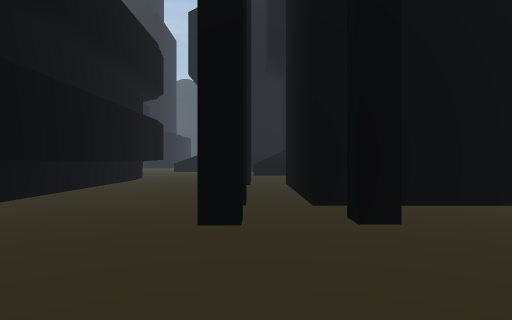
view 1 (above)

21 first-person views from a walk through a 3-D level made in the Godot game engine. The camera is 1.5 m above the floor, looks level and sees 75° across. The floor is counted in squares, 2 m on a side. Each view is taken from the middle of a square. On the plan, view 1 faces up. The plan holds only what a view shows up to about 11 squares ahead; the rest is blank. The place goes on beyond the plan.

view 2
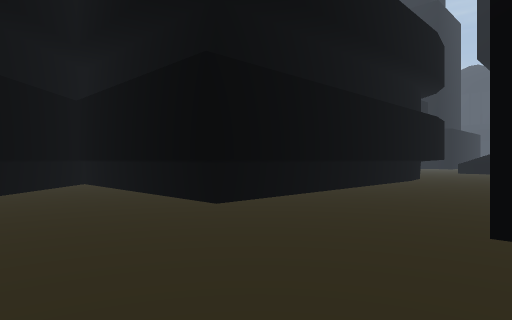

view 3
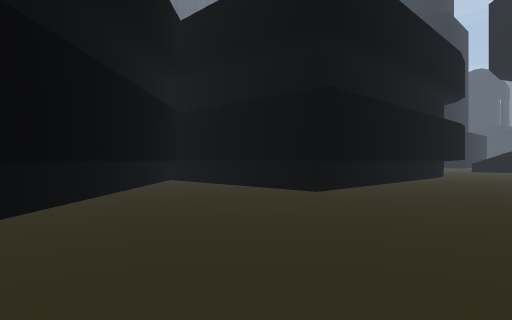

view 4
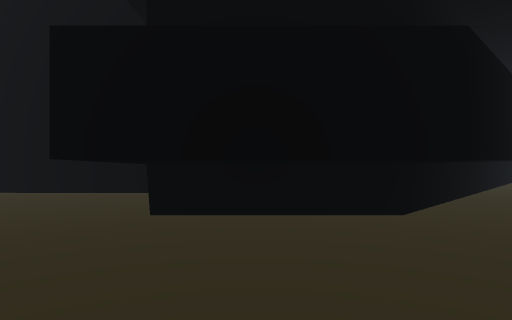

view 5
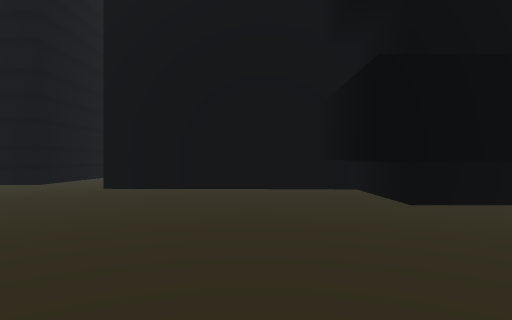

view 6
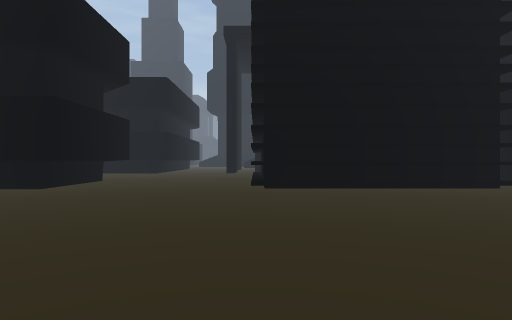

view 7
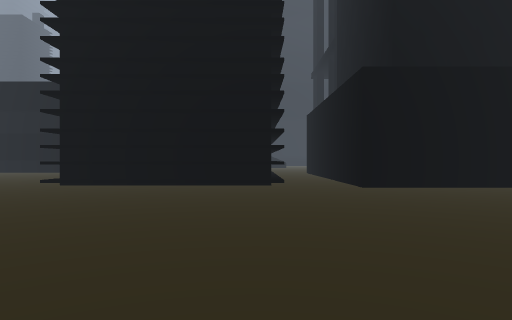

view 8
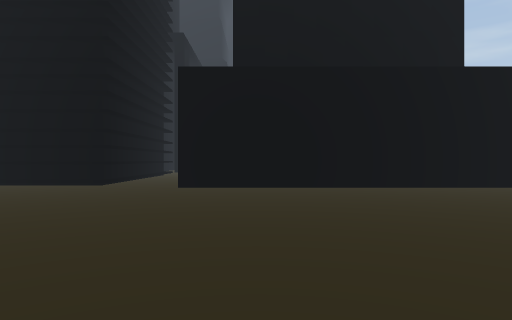

view 9
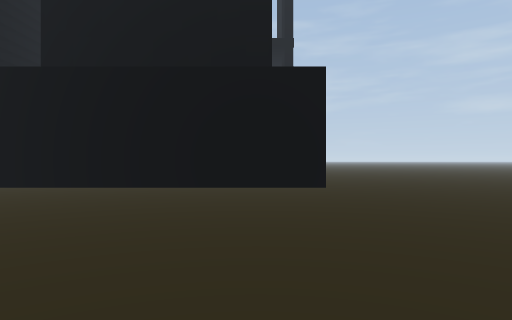

view 10
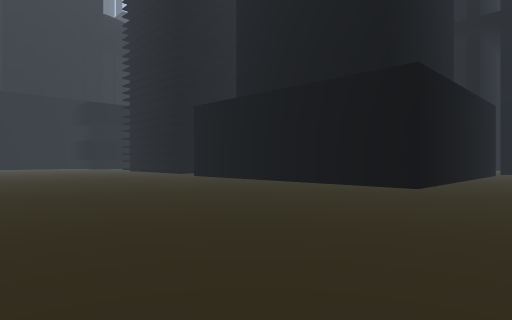

view 11
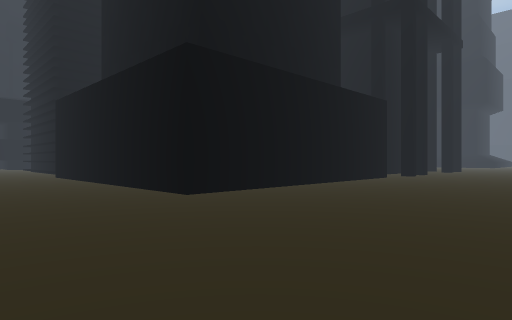

view 12
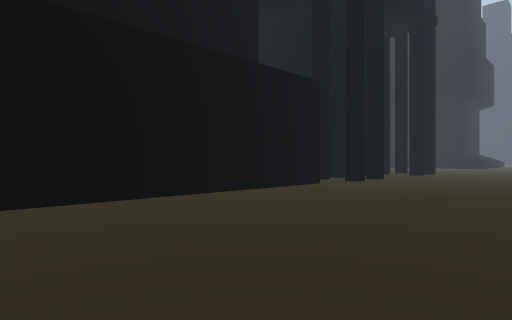

view 13
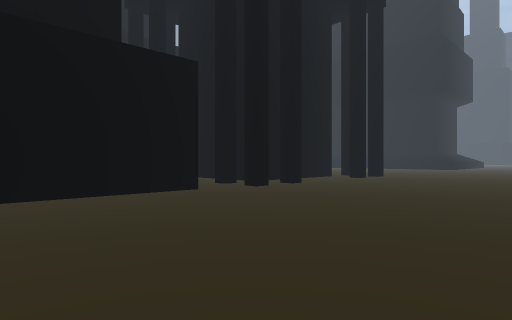

view 14
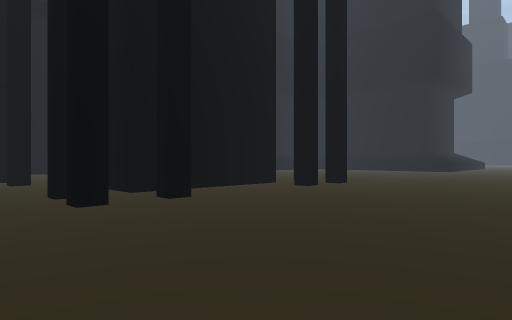

view 15
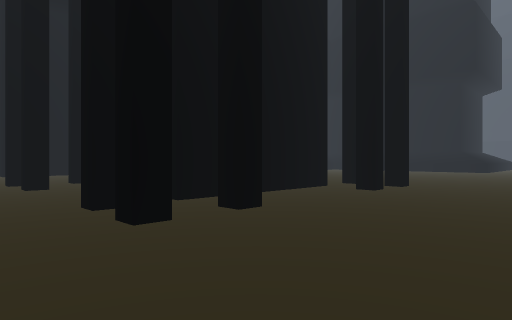

view 16
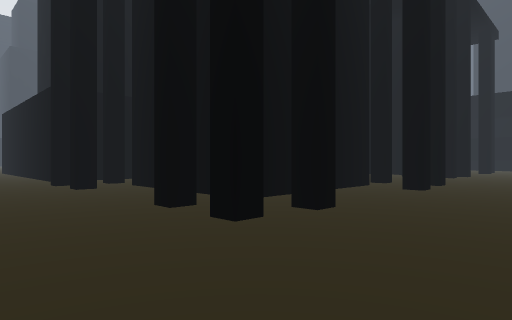

view 17
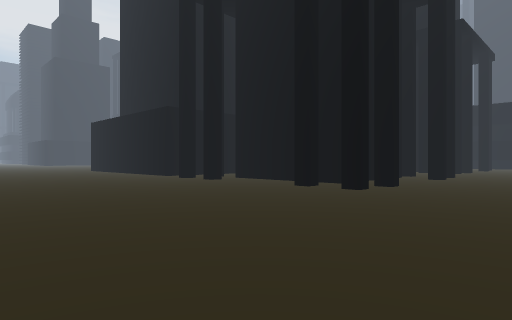

view 18
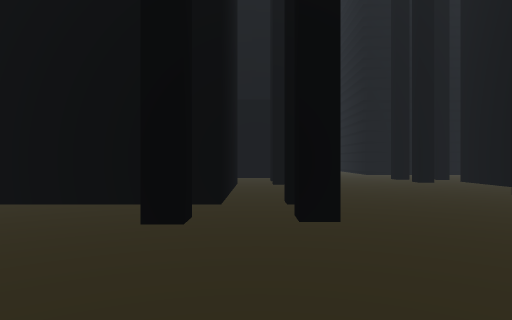

view 19
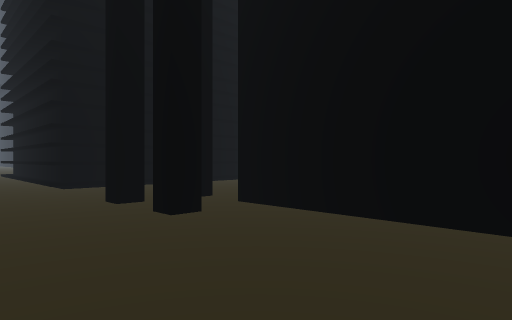

view 20
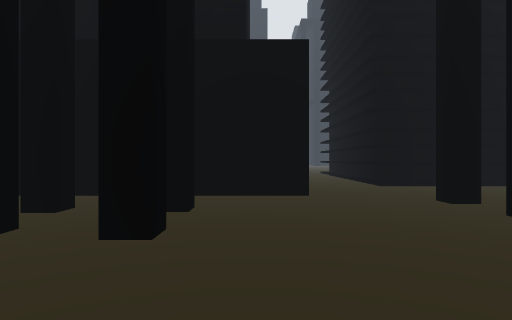

view 21
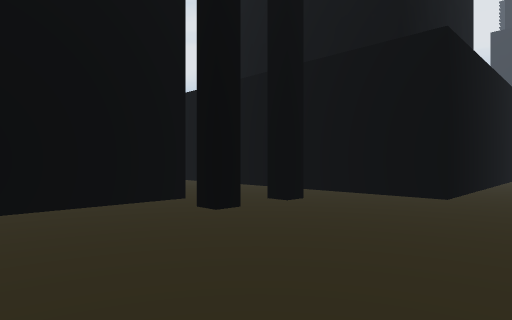

### Floor plan
Points are (right, up) in squares from view 1. A wall is a line through its corners. A room is listed if a view was taken in it or the views show most of it. See-through windows are left out.
Room 1 (views 1, 2, 3, 4, 5, 6, 7, 8, 9, 10, 11, 12, 13, 14, 15, 16, 17, 18, 19, 20, 21)
walls: (5.8, 0.5) (7.4, 0.5) (7.4, -3); (7.8, -5) (7.8, -6.5) (0.9, -6.5); (7.4, -5) (7.4, -6.2) (1.1, -6.2); (4, 0.8) (7.8, 0.8) (7.8, -3.4); (3.8, 0.5) (4.6, 0.5); (12, 4.6) (12, 5.2) (12.5, 5.2) (12.5, 4.6); (13.8, 4.7) (13.8, 5.2) (14.3, 5.2) (14.3, 4.7) (13.8, 4.7); (12, 6.4) (12, 6.9) (12.5, 6.9) (12.5, 6.4) (12, 6.4); (4.2, 5.5) (0.9, 5.5) (0.9, 10.5); (13.6, 6.2) (13.6, 11.4) (18.6, 11.4) (18.6, 6.4) (17.2, 6.4); (5.9, 8.2) (5.9, 5.4); (19.9, 3.1) (19.9, -7) (9.9, -7) (9.9, 3) (16, 3); (19.9, 5.2) (20.3, 5.2) (20.3, 4.7) (19.8, 4.7); (12, 11.4) (12.5, 11.4) (12.5, 10.9); (-3.7, -4) (-3.7, -7.3) (-7.5, -7.3); (19.8, 6.9) (20.3, 6.9) (20.3, 6.4) (19.8, 6.4); (11.9, 13) (12.5, 13); (13.8, 13.1) (14.3, 13.1) (14.3, 12.6); (19.8, 11.4) (20.3, 11.4) (20.3, 10.9) (19.8, 10.9); (19.8, 13) (20.3, 13) (20.3, 12.5) (19.8, 12.5); (-3.7, 11.9) (-3.7, 2.7) (-9.1, 2.7) (-3.7, -2.6); (-4.5, 11.1) (-4.5, 3.5) (-10, 3.5); (-10, 2.5) (-4.5, -3) (-4.5, -6.5) (-7.5, -6.5) (-7.7, -13.1); (-10, -15.1) (-8.4, -15.1) (-8.5, -16.3); (-10.1, -15.5) (-9, -15.5) (-9, -16.5)

Positions as (right, up) in squares from view 1, and headings:
1: (0, 0), facing up
2: (0, 0), facing up-left
3: (0, -3), facing up-left
4: (0, -5), facing left
5: (1, -9), facing left
6: (1, -15), facing up
7: (7, -16), facing up
8: (12, -16), facing up
9: (18, -16), facing up
10: (23, -16), facing up-left
11: (26, -11), facing up-left
12: (26, -6), facing up-left
13: (27, -2), facing up-left
14: (26, 3), facing up-left
15: (24, 3), facing up-left
16: (23, 16), facing down-left
17: (28, 17), facing down-left
18: (13, 17), facing down
19: (10, 10), facing down-left
20: (11, 10), facing down
21: (8, 10), facing down-right
